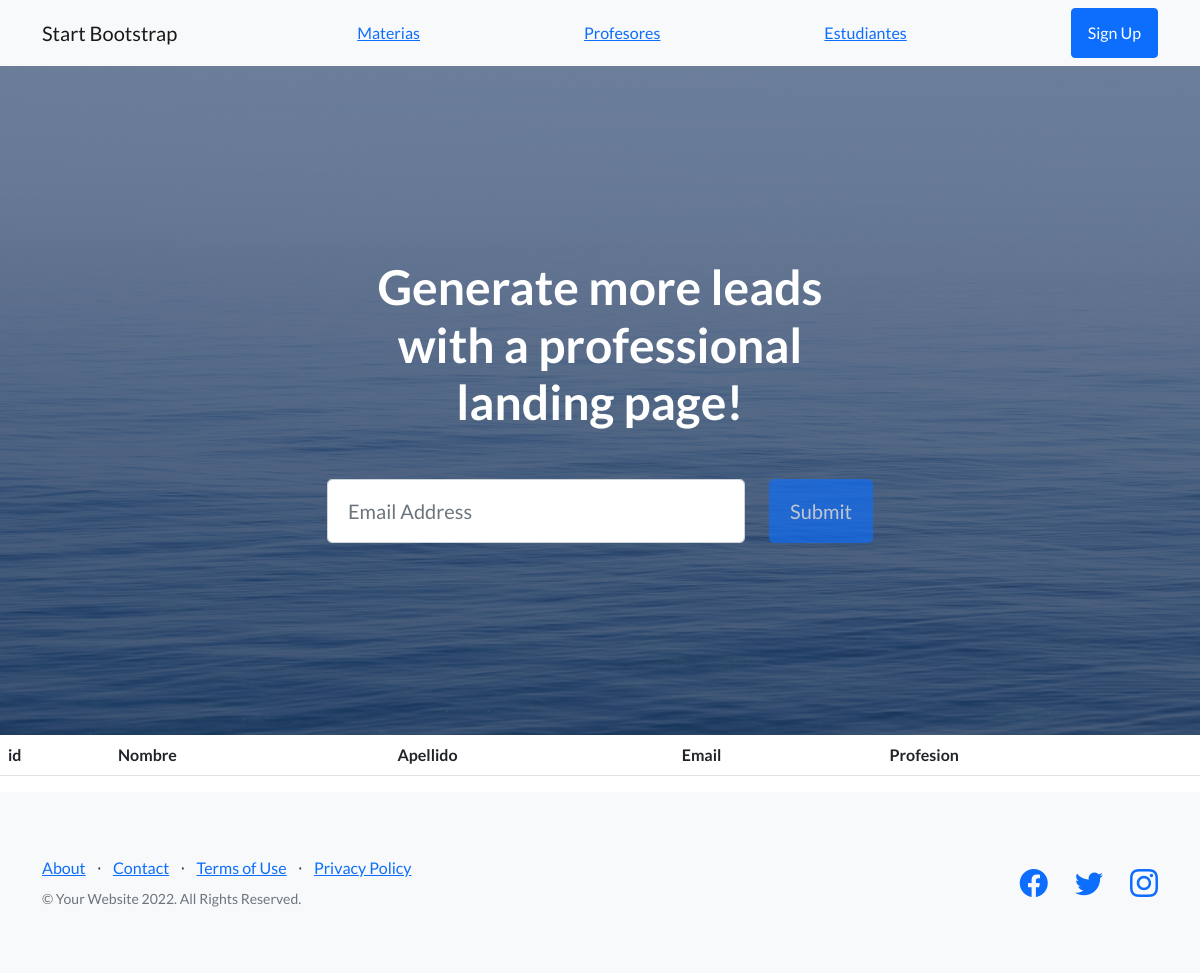
The page /usuarios/profesores on the database as committed earlier.
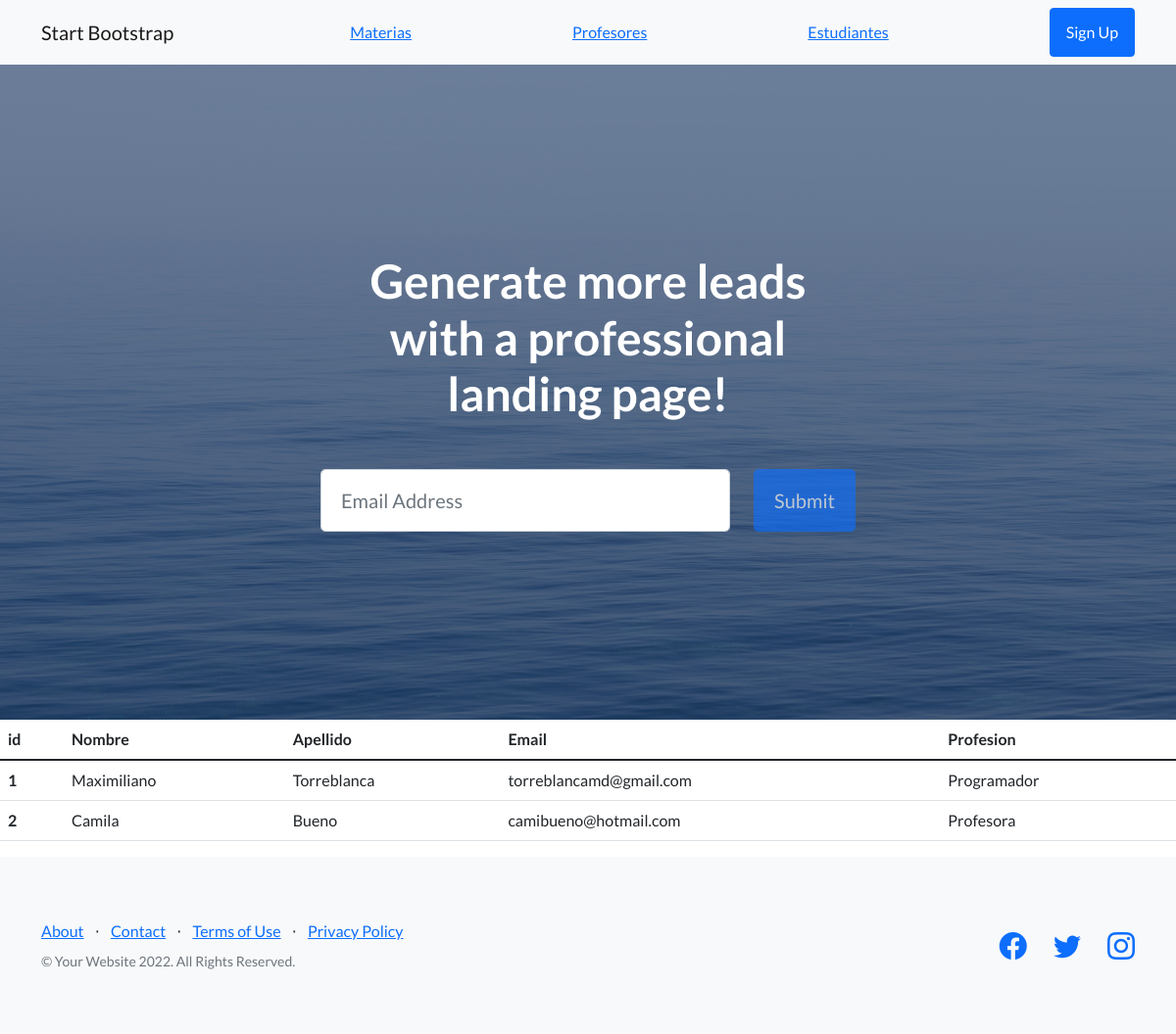
The same page on the database as committed later.
### usuarios/models.py (models this page shows)
class Profesores(models.Model):
    nombre = models.CharField(max_length=30)
    apellido = models.CharField(max_length=30)
    email = models.EmailField()
    profesion = models.CharField(max_length=16)

### usuarios/views.py (the view)
# urls.py: path("profesores", views.profesores, name="profesores"),
def profesores(request):
    profesores = Profesores.objects.all()
    datos = {"datos" : profesores}
    return render(request, "profesores.html", datos)

### usuarios/templates/profesores.html
{% extends "index.html" %}
{% load static %}
{% block contenido %}
<table class="table">
    <thead>
        <tr>
            <th scope="col">id</th>
            <th scope="col">Nombre</th>
            <th scope="col">Apellido</th>
            <th scope="col">Email</th>
            <th scope="col">Profesion</th>
        </tr>
    </thead>
    <tbody>
        {% for p in datos %}
        <tr>
            <th scope="row">{{p.id}}</th>
            <td>{{p.nombre}}</td>
            <td>{{p.apellido}}</td>
            <td>{{p.email}}</td>
            <td>{{p.profesion}}</td>
        </tr>
        {% endfor %}
    </tbody>
</table>
{% endblock %}

Rows that differ between the two databases and show on the page:
added Profesores: id "1", nombre "Maximiliano", apellido "Torreblanca", email "torreblancamd@gmail.com", profesion "Programador"
added Profesores: id "2", nombre "Camila", apellido "Bueno", email "camibueno@hotmail.com", profesion "Profesora"
